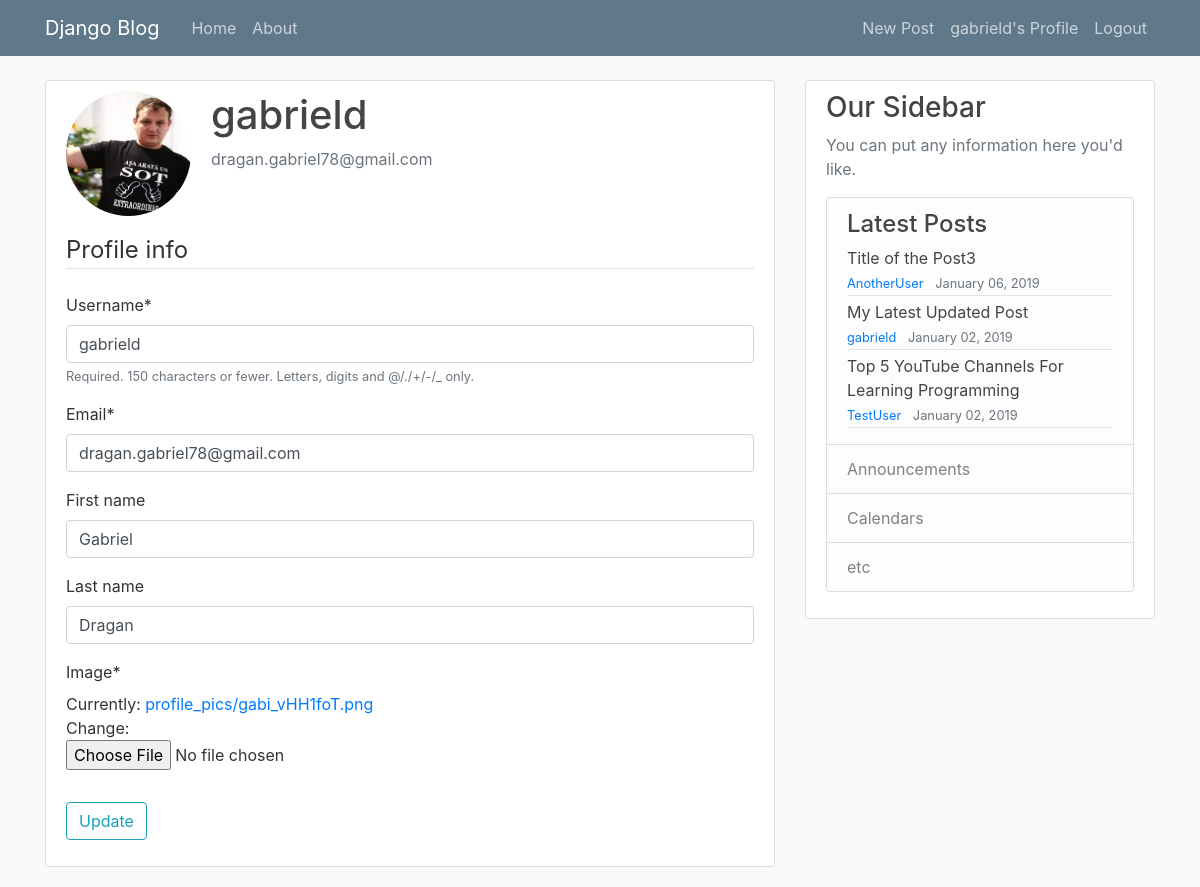
/profile/ (signed in), run on the app's committed database.
### users/models.py (models this page shows, shortened)
class Profile(models.Model):
    user = models.OneToOneField(User, on_delete=models.CASCADE)
    image = models.ImageField(default='default.jpg', upload_to='profile_pics')

### blog/models.py (models this page shows, shortened)
class Post(models.Model):
    title = models.CharField(max_length=100)
    content = models.TextField()
    date_posted = models.DateTimeField(default=timezone.now)
    author = models.ForeignKey(User, on_delete=models.CASCADE)

### users/views.py (the view)
# urls.py: path('profile/', user_views.profile, name='profile'),
@login_required
def profile(request):
    if request.method == 'POST':
        u_form = UserUpdateForm(request.POST,
                                instance=request.user)
        p_form = ProfileUpdateForm(request.POST,
                                   request.FILES,
                                   instance=request.user.profile)
        if u_form.is_valid() and p_form.is_valid():
            u_form.save()
            p_form.save()
            messages.success(request, f'Congratulation, your account has been updated!')
            return redirect('profile')
    else:
        u_form = UserUpdateForm(instance=request.user)
        p_form = ProfileUpdateForm(instance=request.user.profile)
    context = {
        'u_form': u_form,
        'p_form': p_form,
        'lastes': Post.objects.all().order_by('-id')[:3]
    }
    return render(request, 'users/profile.html', context)

### users/forms.py
class UserUpdateForm(forms.ModelForm):
    email = forms.EmailField()
    class Meta:
        model = User
        fields = ['username', 'email', 'first_name', 'last_name']

class ProfileUpdateForm(forms.ModelForm):
    class Meta:
        model = Profile
        fields = ['image']

### users/templates/users/profile.html (shortened to what this page needs)
{% extends "blog/base.html" %}
{% load crispy_forms_tags %}
{% block content %}
     <div class="content-section">
      <div class="media">
        <img class="rounded-circle account-img" src="{{ user.profile.image.url }}">
        <div class="media-body">
          <h2 class="account-heading">{{ user.username }}</h2>
          <p class="text-secondary">{{ user.email }}</p>
        </div>
      </div>
       <form method="POST" enctype="multipart/form-data">
            <fieldset class="form-group">
                <legend class="border-bottom mb-4">Profile info</legend>
                {{ u_form|crispy }}
                {{ p_form|crispy }}
            </fieldset>
            <div class="form-group">
                <button class="btn btn-outline-info" type="submit">Update</button>
            </div>
        </form>
    </div>
{% endblock content %}

### blog/templates/blog/base.html (shortened to what this page needs)
{% load static %}
<!DOCTYPE html>
<html lang="en">
<head>
    <link rel="stylesheet" href="https://maxcdn.bootstrapcdn.com/bootstrap/4.0.0/css/bootstrap.min.css">
    <link rel="stylesheet" href="{% static 'blog/main.css' %}">
</head>
<body>
    <header class="site-header">
      <nav class="navbar navbar-expand-md navbar-dark bg-steel fixed-top">
        <div class="container">
          <a class="navbar-brand mr-4" href="{% url 'blog-home'%}">Django Blog</a>
          <div class="collapse navbar-collapse" id="navbarToggle">
            <div class="navbar-nav mr-auto">
              <a class="nav-item nav-link" href="{% url 'blog-home'%}">Home</a>
              <a class="nav-item nav-link" href="{% url 'blog-about'%}">About</a>
            </div>
            <div class="navbar-nav">
                {% if user.is_authenticated %}
                    <a class="nav-item nav-link" href="{% url 'post-create'%}">New Post</a>
                    <a class="nav-item nav-link" href="{% url 'profile'%}">{{ user.username }}'s Profile</a>
                    <a class="nav-item nav-link" href="{% url 'logout'%}">Logout</a>
               {% else %}
                    <a class="nav-item nav-link" href="{% url 'login'%}">Login</a>
                    <a class="nav-item nav-link" href="{% url 'register'%}">Register</a>
                {% endif %}
            </div>
          </div>
        </div>
      </nav>
    </header>
    <main role="main" class="container">
      <div class="row">
        <div class="col-md-8">
            {% block content %}{% endblock %}
        </div>
        <div class="col-md-4">
           {% block slide_bar %} {% include "blog/slidebar.html" %} {% endblock %}
        </div>
      </div>
    </main>
</body>
</html>

### blog/templates/blog/slidebar.html (shortened to what this page needs)
{% load static %}
<!DOCTYPE html>
<html lang="en">
    <div class="content-section">
        <h3>Our Sidebar</h3>
        <p class='text-muted'>You can put any information here you'd like.
            <ul class="list-group">
                <li class="list-group-item list-group-item-light">
                    <h4>Latest Posts</h4>
                        {% for post in lastes %}
                            <a class="article-title" href="{% url 'post-detail' post.id %}">{{ post.title }}</a>
                            <div class="article-metadata">
                                <small class="text-muted">
                                    <a class="mr-2" href="{% url 'user-posts' post.author.username %}">{{ post.author }}</a>
                                    {{ post.date_posted|date:"F d, Y" }}
                                </small>
                           </div>
                         {% endfor %}
                </li>
                <li class="list-group-item list-group-item-light">Announcements</li>
                <li class="list-group-item list-group-item-light">Calendars</li>
                <li class="list-group-item list-group-item-light">etc</li>
            </ul>
        </p>
    </div>
</html>

### blog/static/blog/main.css (style rules this page uses)
body { background: #fafafa; color: #333333; margin-top: 5rem; }
h1, h2, h3, h4, h5, h6 { color: #444444; }
ul { margin: 0; }
.bg-steel { background-color: #5f788a; }
.site-header .navbar-nav .nav-link { color: #cbd5db; }
.content-section { background: #ffffff; padding: 10px 20px; border: 1px solid #dddddd; border-radius: 3px; margin-bottom: 20px; }
.article-title { color: #444444; }
.article-metadata { padding-bottom: 1px; margin-bottom: 4px; border-bottom: 1px solid #e3e3e3 }
.account-img { height: 125px; width: 125px; margin-right: 20px; margin-bottom: 16px; }
.account-heading { font-size: 2.5rem; }

### data on the page
Post: title "Title of the Post3", author "AnotherUser", date_posted "January 06, 2019"
Post: title "My Latest Updated Post", author "gabrield", date_posted "January 02, 2019"
Post: title "Top 5 YouTube Channels For Learning Programming", author "TestUser", date_posted "January 02, 2019"

### other printed values
{{ user.username }} "gabrield"
{{ user.email }} "dragan.gabriel78@gmail.com"
